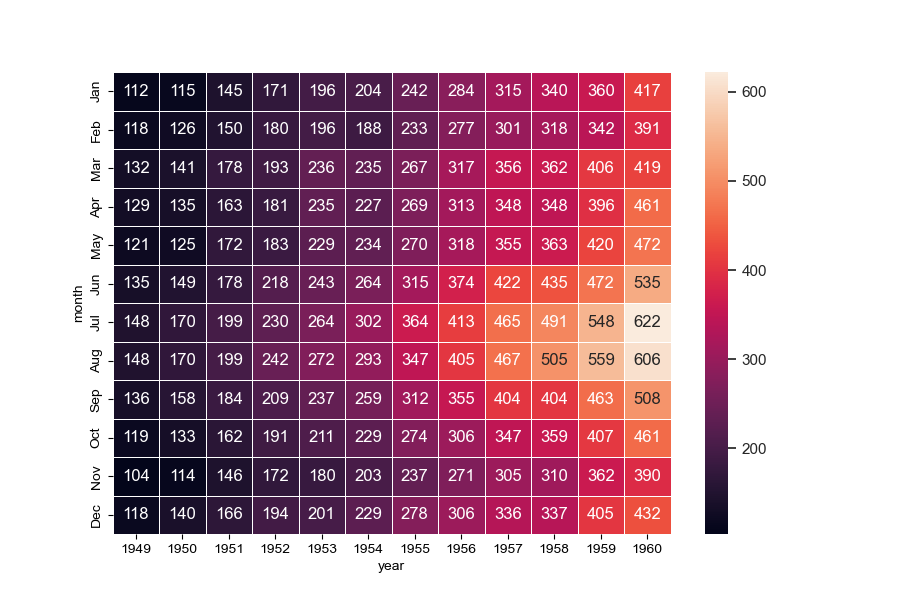

This figure's Python source:
# 引入所需库
import seaborn as sns
import matplotlib.pyplot as plt

# 设置图大小
f, ax = plt.subplots(figsize=(9, 6))
# 设置主题
sns.set_theme()

# 加载示例数据集
flights_long = sns.load_dataset("flights")
# 重塑数据集
flights = (
    flights_long
    .pivot(index="month", columns="year", values="passengers")
)

#  绘制热力图
sns.heatmap(flights, annot=True, fmt="d", linewidths=.5, ax=ax)
plt.show()
